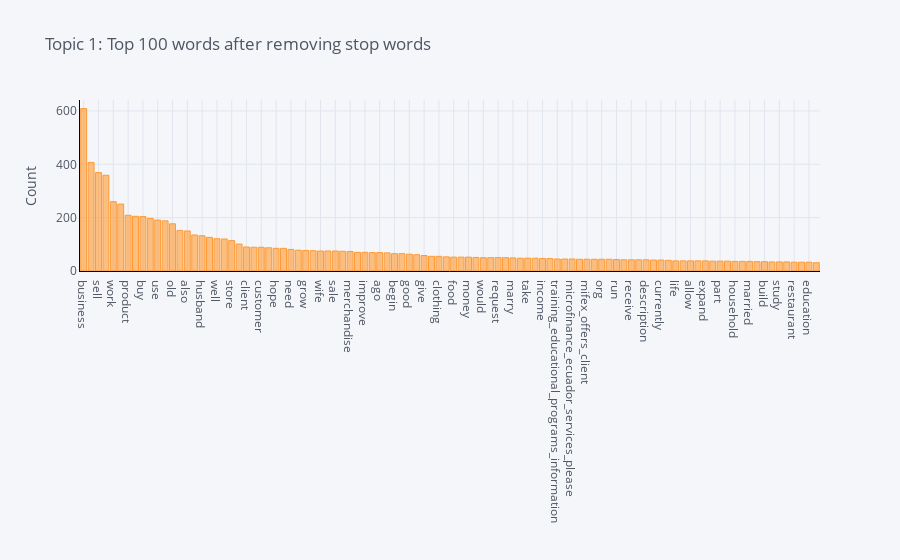

Notebook code for this chart:
### Markdown cell above
## Frequency distrubtion of topic 1

### Code cell
plot_model(lda, plot='frequency', topic_num = 'Topic 1')

### Figure 1 — Plotly figure (JSON) as saved in the notebook; plotly's stock layout.template omitted (floating-point values rounded to 4 significant figures)
{"data": [{"name": "count", "text": "", "y": [609, 407, 369, 359, 260, 251, 209, 205, 204, 197, 191, 188, 177, 152, 150, 135, 132, 126, 121, 120, 114, 101, 90, 89, 89, 87, 85, 85, 81, 78, 77, 76, 75, 75, 75, 74, 73, 70, 70, 69, 69, 68, 65, 65, 63, 61, 58, 55, 55, 53, 52, 52, 52, 51, 50, 50, 50, 50, 49, 48, 48, 48, 47, 47, 45, 45, 45, 44, 44, 44, 44, 44, 43, 42, 42, 42, 42, 41, 41, 40, 38, 38, 38, 38, 38, 37, 37, 37, 36, 36, 36, 35, 35, 34, 34, 34, 33, 33, 33, 31], "marker": {"color": "rgba(255, 153, 51, 0.6)", "line": {"color": "rgba(255, 153, 51, 1.0)", "width": 1}}, "x": ["business", "loan", "sell", "year", "work", "child", "product", "home", "buy", "help", "use", "make", "old", "start", "also", "family", "husband", "able", "well", "order", "store", "invest", "client", "live", "customer", "purchase", "hope", "increase", "need", "want", "grow", "first", "wife", "school", "sale", "small", "merchandise", "new", "improve", "provide", "ago", "continue", "begin", "item", "good", "offer", "give", "house", "clothing", "son", "food", "second", "money", "time", "would", "experience", "request", "goal", "marry", "capital", "take", "open", "income", "day", "training_educational_programs_information", "go", "microfinance_ecuador_services_please", "clothe", "mifex_offers_client", "save", "org", "mifex_org_www_mifex", "run", "service", "receive", "people", "description", "shop", "currently", "investment", "life", "daughter", "allow", "mother", "expand", "job", "part", "profit", "household", "market", "married", "area", "build", "quality", "study", "cosmetic", "restaurant", "demand", "education", "community"], "type": "bar", "orientation": "v"}], "layout": {"title": {"text": "Topic 1: Top 100 words after removing stop words", "font": {"color": "#4D5663"}}, "paper_bgcolor": "#F5F6F9", "plot_bgcolor": "#F5F6F9", "yaxis": {"tickfont": {"color": "#4D5663"}, "title": {"text": "Count", "font": {"color": "#4D5663"}}, "showgrid": true, "zerolinecolor": "#E1E5ED", "gridcolor": "#E1E5ED", "linecolor": "black"}, "xaxis": {"tickfont": {"color": "#4D5663"}, "title": {"text": "", "font": {"color": "#4D5663"}}, "showgrid": true, "zerolinecolor": "#E1E5ED", "gridcolor": "#E1E5ED", "linecolor": "black"}, "legend": {"bgcolor": "#F5F6F9", "font": {"color": "#4D5663"}}}}
